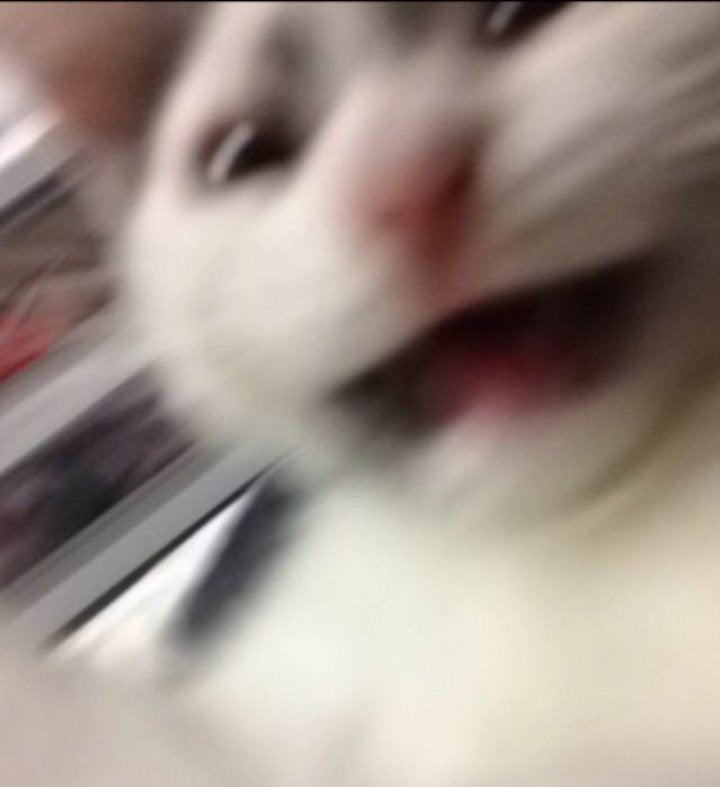
#> input picture 04_ContrastEnhancement/assets/cat.jpg, 720 x 787 px
$ python script.py
#> lines starting #> are read from the running program, lines starting #| are printed output that depends on the picture
### 04_ContrastEnhancement/disp.py
import matplotlib.pyplot as plt

# [4 lines left out: function show_image, not called in this run]


def show_plot(fig, ax):
    plt.show(block=True)

def plot_comparison(image1, image2, message1, message2):
    fig, ax = plt.subplots(1, 2)
    ax[0].imshow(image1)
    ax[0].set_title(message1)
    ax[1].imshow(image2)
    ax[1].set_title(message2)
    plt.show()


### 04_ContrastEnhancement/script.py

# import numpy as np
# from disp import show_image
# from skimage.filters import sobel
# pip install scikit-image
from matplotlib import pyplot as plt
from disp import show_image
from skimage.filters import sobel
from skimage.color import rgb2gray
from disp import plot_comparison
cat_image = plt.imread('./assets/cat.jpg')
#> cat_image is the input picture: shape (787, 720, 3); mean R, G, B 159.9, 146.4, 137.8

# ================================ CONTRAST ENHANCEMENT ================================ #
# ======= HISTORGRAM EQUALIZED ======= #
# from skimage import exposure
# # Obtain the equalized image
# image_eq = exposure.equalize_hist(cat_image)
# plot_comparison(cat_image, image_eq, "Original", "Histogram Equalized")


# ======= ADAPTIVE HISTORGRAM EQUALIZED ======= #
from skimage import exposure
image_adaptive_eq = exposure.equalize_adapthist(cat_image, clip_limit=0.03) # Clip Limit normalize 0 to 1, higher values give more contrast
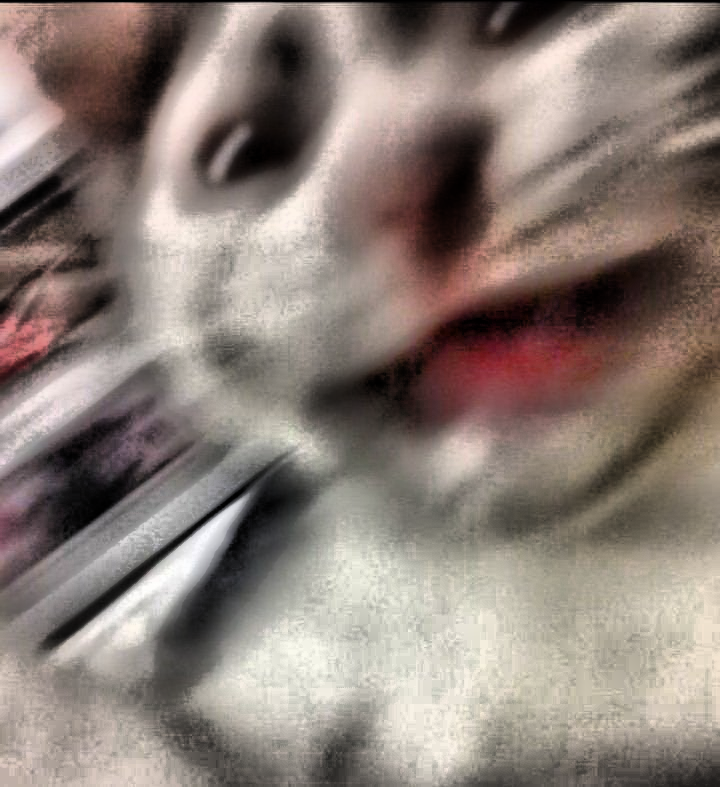
#> image_adaptive_eq: shape (787, 720, 3) float64; mean R, G, B 0.549, 0.498, 0.47
plot_comparison(cat_image, image_adaptive_eq, "Original", "Adaptive Histogram Equalized")
#> in plot_comparison, `plt.show()`:
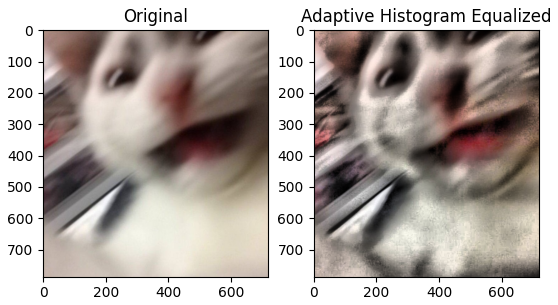
#> figure drawn by matplotlib, 2 panels
